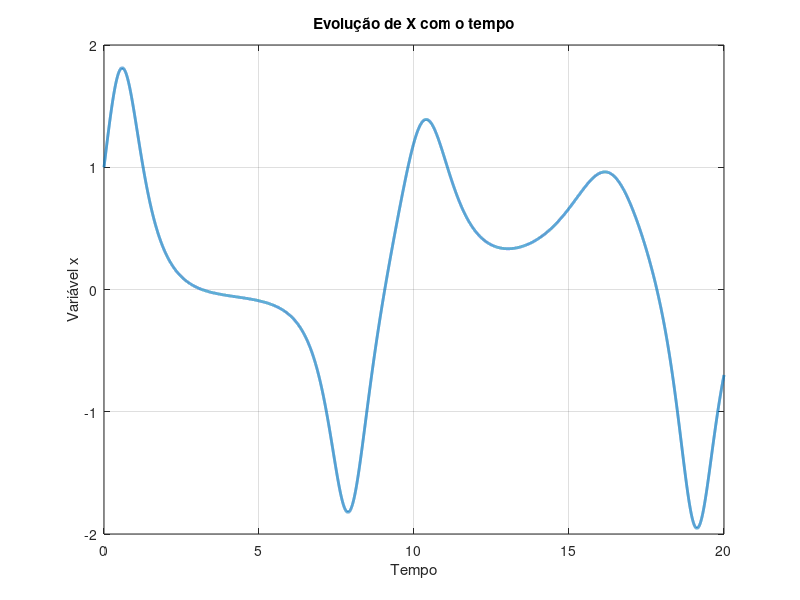
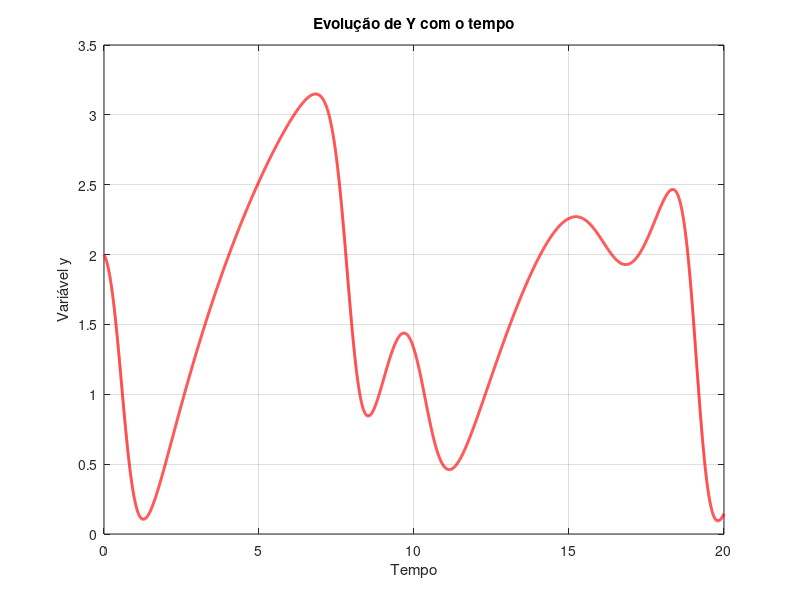
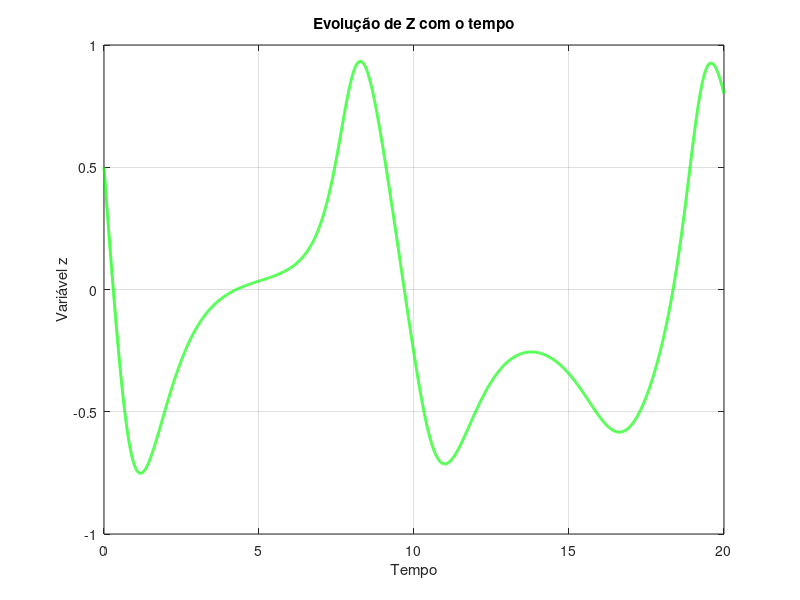
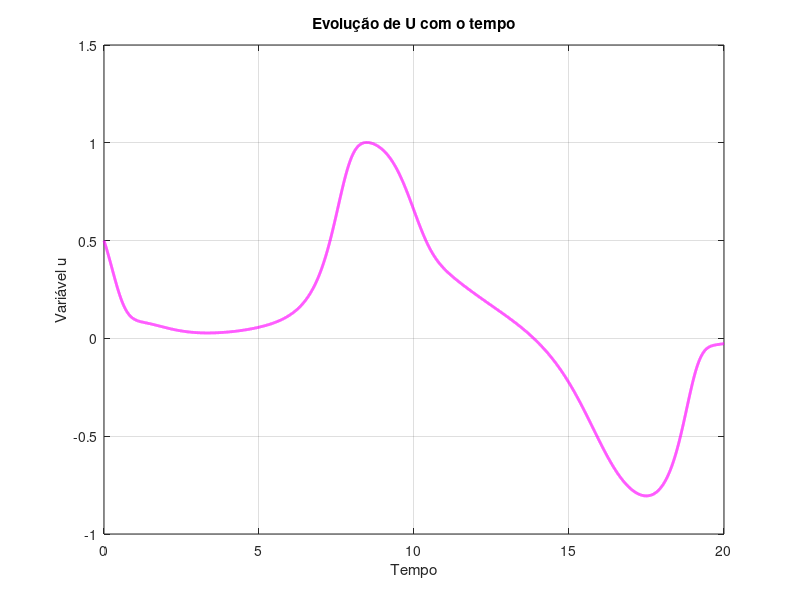

Reproduce these figures in MATLAB, in order.
%% Creation of time and state vectors and declaration of constants and initial conditions
tFinal = 20;
dt = 0.001;
numberOfPoints = tFinal/dt;
time = 0:dt:tFinal;

a = .9;
b = .2;
c = 1.5;
d = .2;
k = .17;

x = zeros(1,numberOfPoints);
x(1) = 1;
y = zeros(1,numberOfPoints);
y(1) = 2;
z = zeros(1,numberOfPoints);
z(1) = .5;
u = zeros(1,numberOfPoints);
u(1) = .5;

%% Calculation of amplitude scaled system state vectors
for i = 1:(numberOfPoints)
    x(i+1) = x(i)+(z(i) + (y(i) - a)*x(i) + u(i))*dt;	
    y(i+1) = y(i)+(1 - b*y(i) - x(i)^2)*dt;
    z(i+1) = z(i)+(-x(i) - c*z(i))*dt;
    u(i+1) = u(i)+(-d*x(i)*y(i) - k*u(i))*dt;
end

%% State vectors plot
plot(time,x,'LineWidth',2)
grid on
title('Evolução de X com o tempo')
ylabel('Variável x')
xlabel('Tempo')
saveas(gcf,'plotx.png')

figure, plot(time,y,'r','LineWidth',2)
grid on
title('Evolução de Y com o tempo')
ylabel('Variável y')
xlabel('Tempo')
saveas(gcf,'ploty.png')

figure, plot(time,z,'g','LineWidth',2)
grid on
title('Evolução de Z com o tempo')
ylabel('Variável z')
xlabel('Tempo')
saveas(gcf,'plotz.png')

figure, plot(time,u,'m','LineWidth',2)
grid on
title('Evolução de U com o tempo')
ylabel('Variável u')
xlabel('Tempo')
saveas(gcf,'plotu.png')